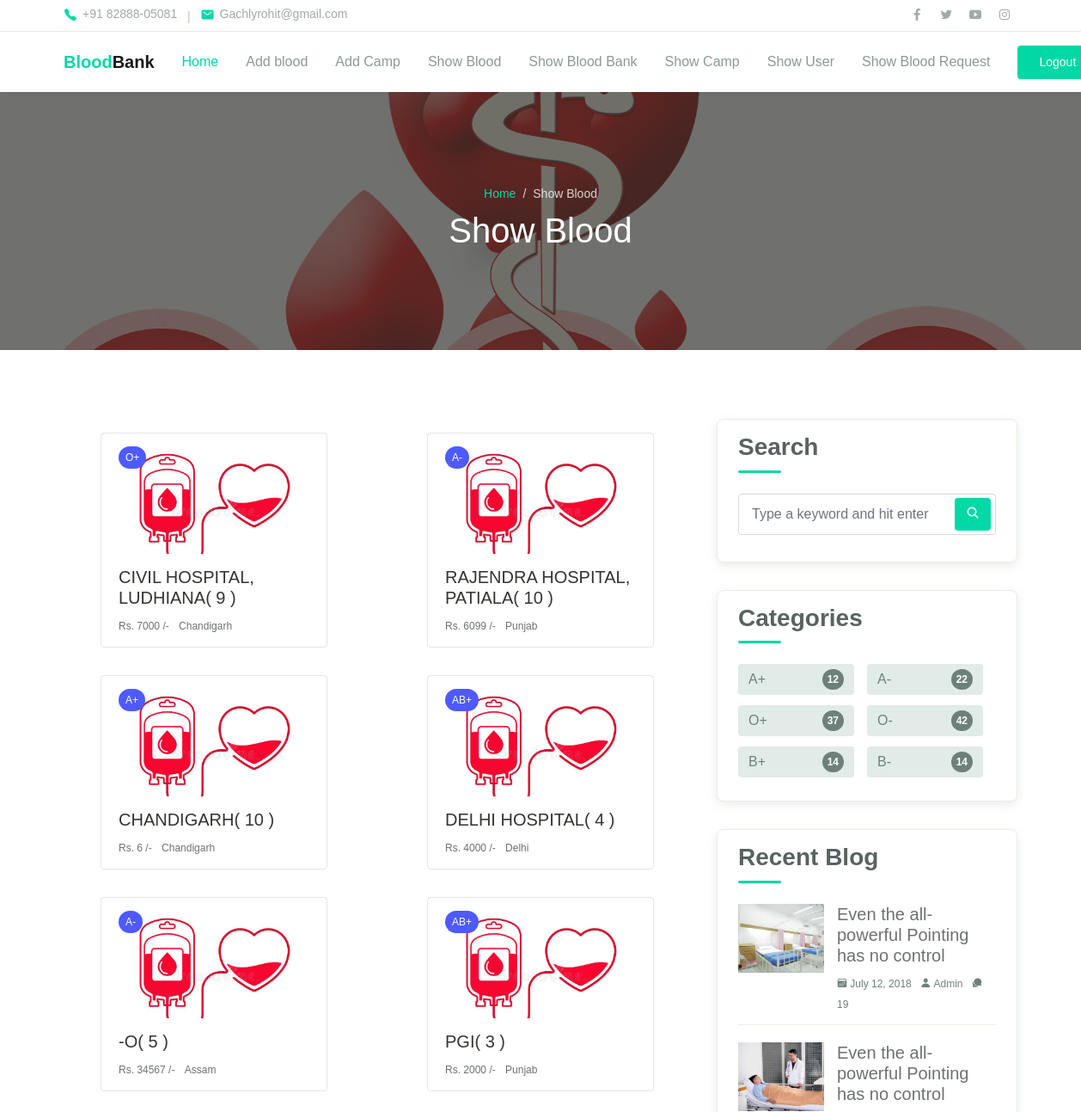
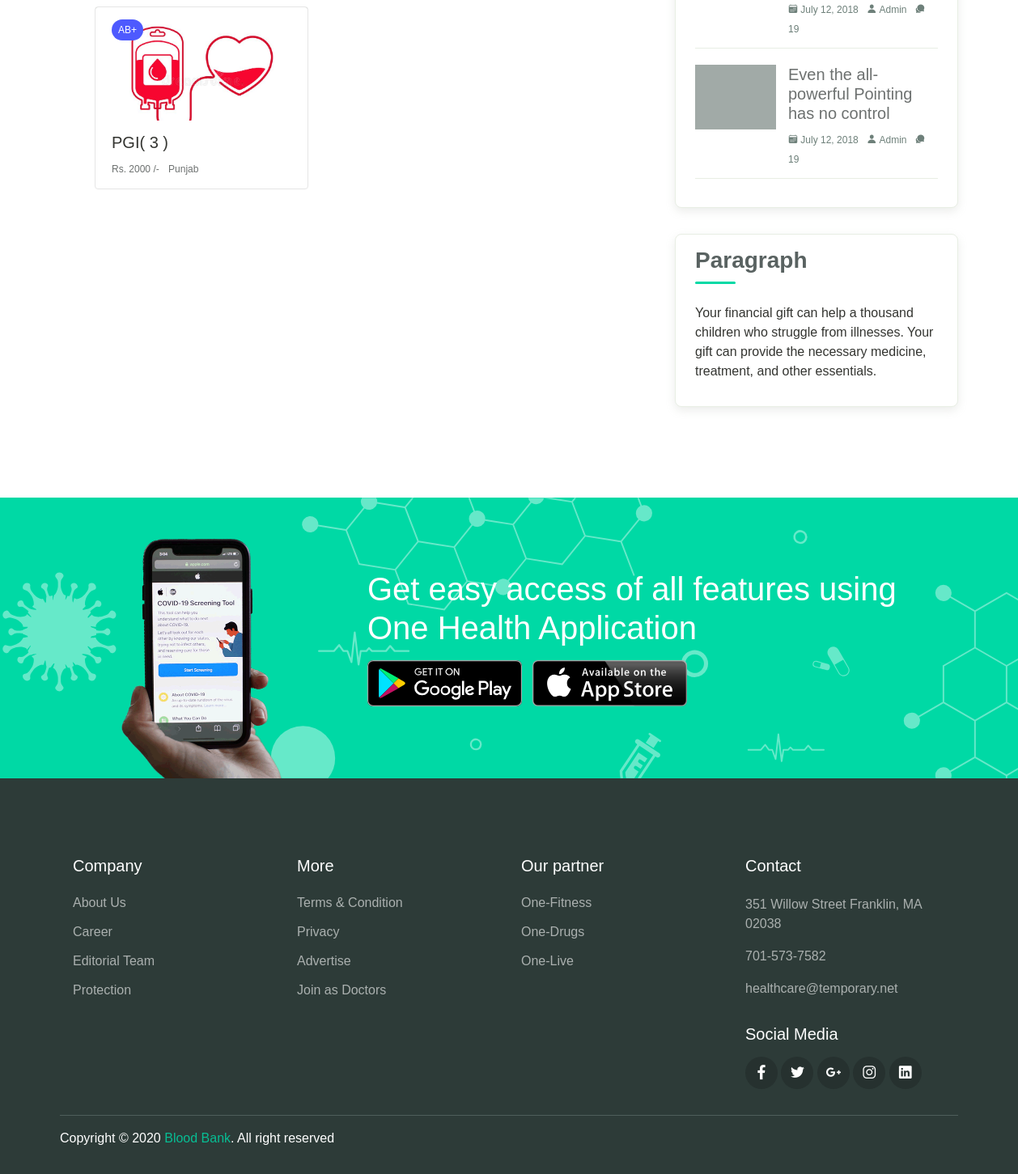
Page /showblood/ (signed in) on the committed database (2 pictures, top to bottom).
### application/models.py (models this page shows, shortened)
class Blood(models.Model):
	p_id = models.AutoField(primary_key=True)
	btype=models.CharField(max_length=100)
	state=models.CharField(max_length=100)
	address=models.CharField(max_length=100)
	bankname=models.CharField(max_length=100)
	nounit=models.CharField(max_length=100)
	price=models.TextField(max_length=500)

### application/views.py (the view)
# urls.py: path('showblood/', views.showblood),
def showblood(request):
	if request.session.has_key('admin'):
		email = request.session['admin']
		data=Blood.objects.all()
		return render(request,"template/showblood.html", {"usernames" : email,"alldata":data})
	else:
		return redirect('/login/')

### application/template/showblood.html (shortened to what this page needs)
{% load static %}
{% include 'template/adminmenu.html' %}
  <div class="page-banner overlay-dark bg-image" style="background-image: url({% static 'assets/img/bld.png' %});">
    <div class="banner-section">
      <div class="container text-center wow fadeInUp">
        <nav aria-label="Breadcrumb">
          <ol class="breadcrumb breadcrumb-dark bg-transparent justify-content-center py-0 mb-2">
            <li class="breadcrumb-item"><a href="/admin1/">Home</a></li>
            <li class="breadcrumb-item active" aria-current="page">Show Blood</li>
          </ol>
        </nav>
        <h1 class="font-weight-normal">Show Blood</h1>
      </div>
    </div>
  </div>
  <div class="page-section">
    <div class="container">
      <div class="row">
        <div class="col-lg-8">
          <div class="row">
           {% for single in alldata %}
            <div class="col-sm-6 py-3">
              <div class="card-blog">
                <div class="header">
                  <div class="post-category">
                    <a href="#">{{single.btype}}</a>
                  </div>
                  <a href="{% url 'deleteblood' pk=single.p_id %}" class="post-thumb">
                    <img src="{% static 'assets/my/1.jpg' %}" alt="">
                  </a>
                </div>
                <div class="body">
                  <h5 class="post-title" style="text-transform: uppercase;">{{single.bankname}}( {{single.nounit}} )</h5>
                  <div class="site-info">
                    <div class="avatar mr-2">
                      <span>Rs. {{single.price}} /-</span>
                    </div>
                    <div class="avatar mr-2">
                      <span>{{single.state}}</span>
                    </div>
                  </div>
                </div>
              </div>
            </div>
            {% endfor %}
          </div>
        </div>
        <div class="col-lg-4">
          <div class="sidebar">
            <div class="sidebar-block">
              <h3 class="sidebar-title">Search</h3>
              <form action="#" class="search-form">
                <div class="form-group">
                  <input type="text" class="form-control" placeholder="Type a keyword and hit enter">
                  <button type="submit" class="btn"><span class="icon mai-search"></span></button>
                </div>
              </form>
            </div>
            <div class="sidebar-block">
              <h3 class="sidebar-title">Categories</h3>
              <ul class="categories">
                <li><a href="#">A+ <span>12</span></a></li>
                <li><a href="#">A- <span>22</span></a></li>
                <li><a href="#">O+ <span>37</span></a></li>
                <li><a href="#">O-<span>42</span></a></li>
                <li><a href="#">B+ <span>14</span></a></li>
                <li><a href="#">B- <span>14</span></a></li>
              </ul>
            </div>
            <div class="sidebar-block">
              <h3 class="sidebar-title">Recent Blog</h3>
              <div class="blog-item">
                <a class="post-thumb" href="">
                  <img src="{% static '/assets/img/blog/blog_1.jpg' %}" alt="">
                </a>
                <div class="content">
                  <h5 class="post-title"><a href="#">Even the all-powerful Pointing has no control</a></h5>
                  <div class="meta">
                    <a href="#"><span class="mai-calendar"></span> July 12, 2018</a>
                    <a href="#"><span class="mai-person"></span> Admin</a>
                    <a href="#"><span class="mai-chatbubbles"></span> 19</a>
                  </div>
                </div>
              </div>
              <div class="blog-item">
                <a class="post-thumb" href="">
                  <img src="{% static '/assets/img/blog/blog_2.jpg' %}" alt="">
                </a>
                <div class="content">
                  <h5 class="post-title"><a href="#">Even the all-powerful Pointing has no control</a></h5>
                  <div class="meta">
                    <a href="#"><span class="mai-calendar"></span> July 12, 2018</a>
                    <a href="#"><span class="mai-person"></span> Admin</a>
                    <a href="#"><span class="mai-chatbubbles"></span> 19</a>
                  </div>
                </div>
              </div>
              <div class="blog-item">
                <a class="post-thumb" href="">
                </a>
                <div class="content">
                  <h5 class="post-title"><a href="#">Even the all-powerful Pointing has no control</a></h5>
                  <div class="meta">
                    <a href="#"><span class="mai-calendar"></span> July 12, 2018</a>
                    <a href="#"><span class="mai-person"></span> Admin</a>
                    <a href="#"><span class="mai-chatbubbles"></span> 19</a>
                  </div>
                </div>
              </div>
            </div>
            <div class="sidebar-block">
              <h3 class="sidebar-title">Paragraph</h3>
              <p>Your financial gift can help a thousand children who struggle from illnesses. Your gift can provide the necessary medicine, treatment, and other essentials.</p>
            </div>
          </div>
        </div>
      </div>
    </div>
  </div>
  <div class="page-section banner-home bg-image" style="background-image: url(../assets/img/banner-pattern.svg);">
    <div class="container py-5 py-lg-0">
      <div class="row align-items-center">
        <div class="col-lg-4 wow zoomIn">
          <div class="img-banner d-none d-lg-block">
            <img src="{% static '/assets/img/mobile_app.png' %}" alt="">
          </div>
        </div>
        <div class="col-lg-8 wow fadeInRight">
          <h1 class="font-weight-normal mb-3">Get easy access of all features using One Health Application</h1>
          <a href="#"><img src="{% static '/assets/img/google_play.svg' %}" alt=""></a>
          <a href="#" class="ml-2"><img src="{% static '/assets/img/app_store.svg' %}" alt=""></a>
        </div>
      </div>
    </div>
  </div>
  {% include 'template/footer.html' %}

### application/template/adminmenu.html (shortened to what this page needs)
{% load static %}
<!DOCTYPE html>
<html lang="en">
<head>
  <link rel="stylesheet" href="{% static 'assets/css/maicons.css' %}">
  <link rel="stylesheet" href="{% static 'assets/css/bootstrap.css' %}">
  <link rel="stylesheet" href="{% static 'assets/vendor/owl-carousel/css/owl.carousel.css' %}">
  <link rel="stylesheet" href="{% static 'assets/vendor/animate/animate.css' %}">
  <link rel="stylesheet" href="{% static 'assets/css/theme.css' %}">
</head>
<body>
  <header>
    <div class="topbar">
      <div class="container">
        <div class="row">
          <div class="col-sm-8 text-sm">
            <div class="site-info">
              <a href="#"><span class="mai-call text-primary"></span> +91 82888-05081</a>
              <span class="divider">|</span>
              <a href="#"><span class="mai-mail text-primary"></span> Gachlyrohit@gmail.com</a>
            </div>
          </div>
          <div class="col-sm-4 text-right text-sm">
            <div class="social-mini-button">
              <a href="https://www.facebook.com/"><span class="mai-logo-facebook-f"></span></a>
              <a href="https://www.twitter.com/"><span class="mai-logo-twitter"></span></a>
              <a href="https://www.youtube.com/"><span class="mai-logo-youtube"></span></a>
              <a href="https://www.instagram.com/"><span class="mai-logo-instagram"></span></a>
            </div>
          </div>
        </div>
      </div>
    </div>
    <nav class="navbar navbar-expand-lg navbar-light shadow-sm">
      <div class="container">
        <a class="navbar-brand" href="#"><span class="text-primary">Blood</span>Bank</a>
        <div class="collapse navbar-collapse" id="navbarSupport">
          <ul class="navbar-nav ml-auto">
            <li class="nav-item active">
              <a class="nav-link" href="/admin1/">Home</a>
            </li>
            <li class="nav-item">
              <a class="nav-link" href="/addblood/">Add blood</a>
            </li>
            <li class="nav-item">
              <a class="nav-link" href="/addcamp/">Add Camp</a>
            </li>
            <li class="nav-item">
              <a class="nav-link" href="/showblood/">Show Blood</a>
            </li>
            <li class="nav-item">
              <a class="nav-link" href="/showbloodbank/">Show Blood Bank</a>
            </li>
            <li class="nav-item">
              <a class="nav-link" href="/showcamp/">Show Camp</a>
            </li>
            <li class="nav-item">
              <a class="nav-link" href="/showuser/">Show User</a>
            </li>
            <li class="nav-item">
              <a class="nav-link" href="/showrequest/">Show Blood Request</a>
            </li>
            <li class="nav-item">
              <a class="btn btn-primary ml-lg-3" href="/logout/">Logout</a>
            </li>
          </ul>
        </div>
      </div>
    </nav>
  </header>

### application/template/footer.html (shortened to what this page needs)
{% load static %}
<footer class="page-footer">
    <div class="container">
      <div class="row px-md-3">
        <div class="col-sm-6 col-lg-3 py-3">
          <h5>Company</h5>
          <ul class="footer-menu">
            <li><a href="#">About Us</a></li>
            <li><a href="#">Career</a></li>
            <li><a href="#">Editorial Team</a></li>
            <li><a href="#">Protection</a></li>
          </ul>
        </div>
        <div class="col-sm-6 col-lg-3 py-3">
          <h5>More</h5>
          <ul class="footer-menu">
            <li><a href="#">Terms & Condition</a></li>
            <li><a href="#">Privacy</a></li>
            <li><a href="#">Advertise</a></li>
            <li><a href="#">Join as Doctors</a></li>
          </ul>
        </div>
        <div class="col-sm-6 col-lg-3 py-3">
          <h5>Our partner</h5>
          <ul class="footer-menu">
            <li><a href="#">One-Fitness</a></li>
            <li><a href="#">One-Drugs</a></li>
            <li><a href="#">One-Live</a></li>
          </ul>
        </div>
        <div class="col-sm-6 col-lg-3 py-3">
          <h5>Contact</h5>
          <p class="footer-link mt-2">351 Willow Street Franklin, MA 02038</p>
          <a href="#" class="footer-link">701-573-7582</a>
          <a href="#" class="footer-link">healthcare@temporary.net</a>
          <h5 class="mt-3">Social Media</h5>
          <div class="footer-sosmed mt-3">
            <a href="https://www.facebook.com/" target="_blank"><span class="mai-logo-facebook-f"></span></a>
            <a href="https://www.twitter.com/" target="_blank"><span class="mai-logo-twitter"></span></a>
            <a href="https://www.googleplus.com/" target="_blank"><span class="mai-logo-google-plus-g"></span></a>
            <a href="https://www.instagram.com/" target="_blank"><span class="mai-logo-instagram"></span></a>
            <a href="https://www.linkedin.com/" target="_blank"><span class="mai-logo-linkedin"></span></a>
          </div>
        </div>
      </div>
      <hr>
      <p id="copyright">Copyright &copy; 2020 <a href="https://macodeid.com/" target="_blank">Blood Bank</a>. All right reserved</p>
    </div>
  </footer>
</body>
</html>

### rows in the picture
Blood: btype "O+", bankname "CIVIL HOSPITAL, LUDHIANA", nounit "9", price "7000", state "Chandigarh"
Blood: btype "A-", bankname "RAJENDRA HOSPITAL, PATIALA", nounit "10", price "6099", state "Punjab"
Blood: btype "A+", bankname "CHANDIGARH", nounit "10", price "6", state "Chandigarh"
Blood: btype "AB+", bankname "DELHI HOSPITAL", nounit "4", price "4000", state "Delhi"
Blood: btype "A-", bankname "-O", nounit "5", price "34567", state "Assam"
Blood: btype "AB+", bankname "PGI", nounit "3", price "2000", state "Punjab"
Blood: btype "AB+", bankname "PGI", nounit "3", price "2000", state "Punjab"
